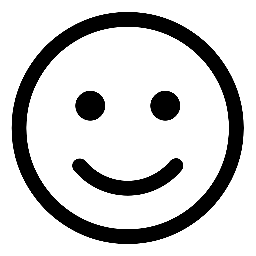
#> input picture filtering/smiley.png, 256 x 256 px
$ jupyter execute lab2.ipynb
#> lines starting #> are read from the running program, lines starting #| are printed output that depends on the picture
(P:lab22)=
# Convolution

The image {download}`smiley.png` will be convolved with several PSF.
Before applying the convolutions, you need to convert the image into float (`skimage.img_as_float`).

::::{note}
It can be very useful for analyzing the results to display the colorbar alongside each image.
You can follow the code below
(`img` is the image to show):

:::python
import matplotlib.pyplot as plt

plt.figure()
ax = plt.imshow(img, "gray")
plt.colorbar(ax)
plt.show()
:::
::::

* What does the acronym PSF stand for?

* Compute the convolution between the image and a Gaussian kernel (`skimage.filters.gaussian`).

* Compute the convolution between the image and the kernel defined by

  $$
    h = \begin{pmatrix} 1 & -1 \end{pmatrix},
  $$

  by using `scipy.ndimage.convolve` and initializing $h$ with `numpy.array`.
  Note that $h$ being an image, it should be defined as a 2D matrix!

  <!--
    `scipy.ndimage.convolve` est plus adapté que `scipy.signal.convolve2d` pour le traitement d'image.
    En effet, il n'est pas nécessaire de définir l'option 'same' (le résultat a tout de suite la même taille que l'entrée)
    et de plus on peut définir l'hypothèse sur les bords.
   -->

* Compute the convolution between the image and a kernel defined by an array of 30 elements equal to 1/30
  (`numpy.ones`).

* * *

**📌 Commentaires pour les intervenants**

* Conseillez aux étudiants de représenter les PSF, en plus du résultat de la convolution.
  Laissez-les réfléchir un peu pour savoir comment ils peuvent s'y prendre
  (sachant que pour la gaussienne, on n'utilise pas une matrice, mais la fonction `gaussian`).
  L'idée est de convoluer un dirac (qu'il faut alors créer !).
  Cette idée est donnée dans la correction.

* Beaucoup d'étudiants risque de ne pas oublier les deux paires de crochets pour définir la deuxième PSF : `h = np.array([[1, -1]])`.
  Dans ce cas, on peut leur donner la solution assez rapidement.

* Ils peuvent également essayer d'utiliser d'autres PSF.

[cell 1]
import numpy as np
import scipy as sp
import skimage as ski
import skimage.io as io
import skimage.filters as flt
import matplotlib.pyplot as plt

### Objectives

* Know how to use the function `scipy.ndimage.convolve` to apply the convolution product.
* Be able to identify the kernel applied on a convolved image.

## Computing the convolution between two images

### The point spread functions

Before convolving the image by the different filters, it is interesting to display the filters themselves.
In case there is no explicit matrix to represent a filter, as with the Gaussian filter `skimage.filters.gaussian`,
we can simply convolve the filter by an image containing only one non-zero pixel,
(this image is sometimes denoted $\delta$).

The function `skimage.filters.gaussian` defines a Gaussian kernel.
The result of the function is the convolution product of this Gaussian kernel with the image given as a parameter of the function.

The two last kernels are defined with (note the double brackets, so as to get a 2D array):

[cell 2]
h = np.array([[1, -1]])

and

[cell 3]
N = 30
h = np.ones((1,N)) / N

### The convolutions

The results of the convolutions are shown below, for both the $\delta$ (first row) and the smiley (second row).

[cell 4]
# Filtres à appliquer

def identity(f):
    return f

def gauss(f):
    return flt.gaussian(f,4)

def diff(f):
    h = np.array([[1, -1]])
    return sp.ndimage.convolve(f, h)

def mouv(f):
    N = 30 # longueur du filtre
    h = np.ones((1,N)) / N
    return sp.ndimage.convolve(f, h)

def duplicate(f):
    h = np.zeros((10,1))
    h[0,] = 1
    h[9,] = 1
    return sp.ndimage.convolve(f, h)

# Dictionnaire des convolutions
convs = {
    "Image": identity,
    "Gaussian blur": gauss,
    "Gradient": diff,
    "Motion blur": mouv,
    #"Dédoublement": duplicate
}

K = len(convs)

[cell 5]
# Images

# Dirac
img1 = np.zeros((100,100))
img1[50,50] = 1

# Smiley
img2 = io.imread('smiley.png')
#> img2 is the input picture: shape (256, 256); min 0, max 255, mean 203.5
img2 = ski.img_as_float(img2)

# Liste des images
images = [img1, img2]

[cell 6]
# Convolutions

# Boucle sur les images
for f in images:

    # Nouvelle figure
    fig = plt.figure(figsize=(12,8))
    i = 0

    # Boucle sur les convolution
    for name,c in convs.items():

        i = i + 1
        ax = plt.subplot(1,K,i)
        psm = plt.imshow(c(f), cmap="gray")
        plt.title(name)
        cbar = fig.colorbar(psm, ax=ax, orientation="horizontal",
                            pad = 0.05, shrink=1.0)
        cbar.set_ticks([ c(f).min(), c(f).max() ])
        cbar.set_ticklabels([ f"{c(f).min():.2f}" , f"{c(f).max():.2f}" ])
#> this loop made 2 passes
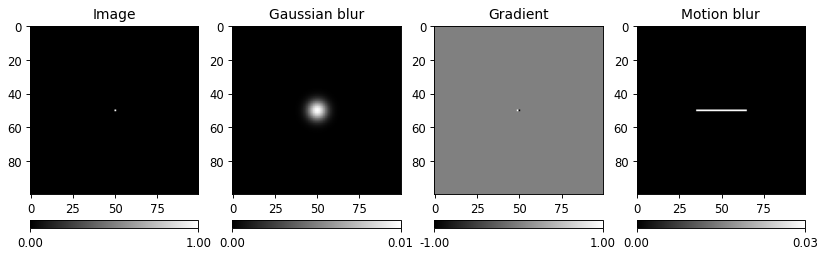
#> figure drawn by matplotlib, 8 panels
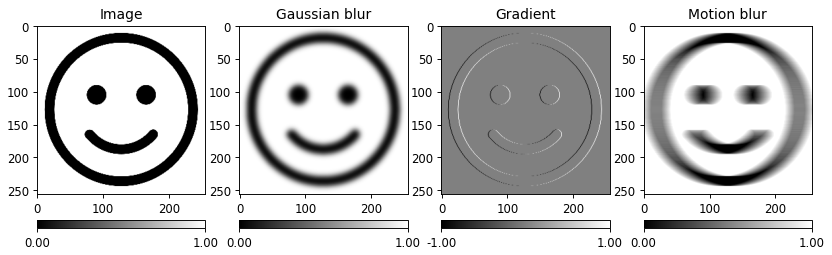
#> figure drawn by matplotlib, 8 panels
